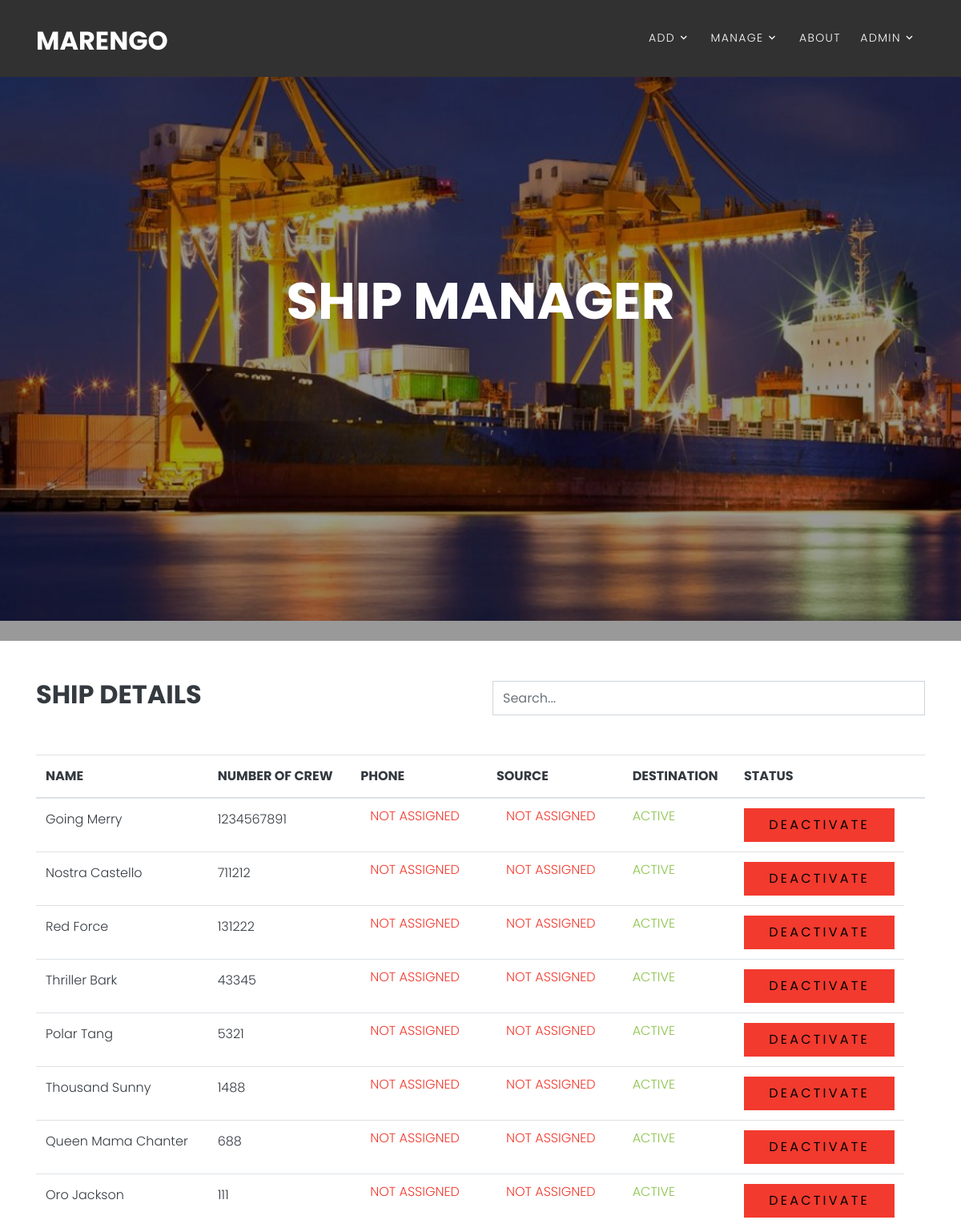
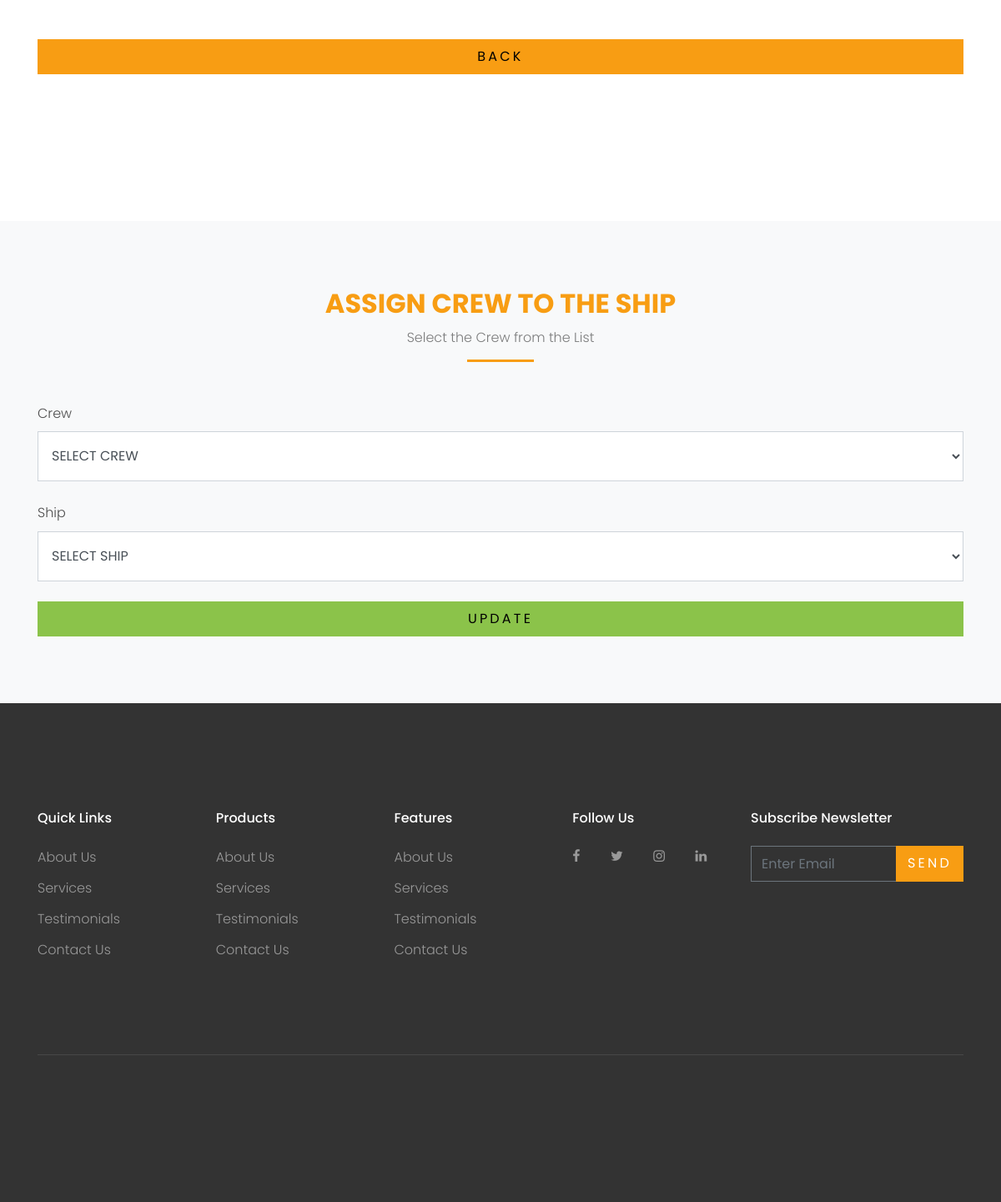
Page /shipManager (signed in) on the committed database (2 pictures, top to bottom).
### Home/models.py (models this page shows, shortened)
class Ship(models.Model):
    name = models.CharField(max_length=100)
    phone = models.CharField(max_length=15, default='')
    source = models.CharField(max_length=150, default='')
    destination = models.CharField(max_length=150, default='')
    status = models.BooleanField(default='1')
    role = models.CharField(max_length=100, default='ship')
    added_user = models.CharField(max_length=50, default='')

### Home/views.py (the view)
# urls.py: path('shipManager', shipManager, name='shipManager'),
@cache_control(no_cache=True, must_revalidate=True, no_store=True)
def shipManager(request):
    if 'id' in request.session:
        crew = Crew.objects.all()
        crewdrop = Crew.objects.filter(status = 1)
        ship = Ship.objects.all()
        shipdrop = Ship.objects.filter(status = 1)
        return render(request,'Ship/shipManager.html',{'crew' : crew, 'ship' : ship, 'crewdrop' : crewdrop, 'shipdrop' : shipdrop})
    return redirect('signinPage')

### templates/Ship/shipManager.html (shortened to what this page needs)
{% extends 'base.html' %}
{% load static %}
{% block content%}
{% include 'nav.html' %}
<div class="site-blocks-cover overlay" style="background-image: url(static/images/hero_bg_6.jpg);" data-aos="fade"
    data-stellar-background-ratio="0.5">
    <div class="container">
        <div class="row align-items-center justify-content-center text-center">
            <div class="col-md-8" data-aos="fade-up" data-aos-delay="400">
                <h1 class="text-white font-weight-light mb-5 text-uppercase font-weight-bold">SHIP MANAGER</h1>
            </div>
        </div>
    </div>
</div>
<div class="container mt-5 text-dark">
    <div class="row align-items-center justify-content-between">
        <div class="col-md-6">
            <h2><b>SHIP DETAILS</b></h2>
        </div>
        <div class="col-md-6">
            <div class="d-flex justify-content-end">
                <input type="text" id="searchInput" class="form-control" placeholder="Search...">
            </div>
        </div>
    </div>
    <div class="table-responsive mt-5 justify-content-center">
        <table class="table text-dark justify-content-center" id="detailsTable">
            <thead>
                <tr>
                    <th>NAME</th>
                    <th>NUMBER OF CREW</th>
                    <th>PHONE</th>
                    <th>SOURCE</th>
                    <th>DESTINATION</th>
                    <th>STATUS</th>
                    <th></th>
                </tr>
            </thead>
            <tbody>
                {% for i in ship %}
                <form id="translateForm" class="translator-form mt-5" action="{% url 'shipStatusUpdate' i.id %}"
                    method="post">
                    <tr class="{% cycle 'odd-row' 'even-row' %}">
                        <td>{{i.name}}</td>
                        <td>{{i.phone}}</td>
                        {% if not i.source %}
                        <td class="text-danger py-2 px-4">
                            NOT ASSIGNED
                        </td>
                        {% else %}
                        <td class="text-success py-2 px-4">
                            {{ i.source }}
                        </td>
                        {% endif %}
                        {% if not i.destination %}
                        <td class="text-danger py-2 px-4">
                            NOT ASSIGNED
                        </td>
                        {% else %}
                        <td class="text-success py-2 px-4">
                            {{ i.destination }}
                        </td>
                        {% endif %}
                        {% if i.status == 1 %}
                        <td class="text-success py-2">ACTIVE</td>
                        {% else %}
                        <td class="text-danger py-2">NOT ACTIVE</td>
                        {% endif %}
                        {% if i.status == 1 %}
                        <td>
                            <button type="submit"
                                class="btn btn-danger text-black py-2 px-4 btn-block">DEACTIVATE</button>
                        </td>
                        {% else %}
                        <td>
                            <button type="submit"
                                class="btn btn-success text-black py-2 px-4 btn-block">ACTVATE</button>
                        </td>
                        {% endif %}
                    </tr>
                </form>
                {% endfor %}
            </tbody>
        </table>
        <div class="form-group mt-5">
            <a href="{% url 'home' %}" class="btn btn-warning text-black py-2 px-4 btn-block"
                style="display: inline-block;">BACK</a>
        </div>
    </div>
</div>
<div class="site-section">
</div>
<div class="site-section bg-light">
    <div class="container">
        <div class="row justify-content-center mb-5">
            <div class="col-md-7 text-center border-primary">
                <h2 class="font-weight-light text-primary">ASSIGN CREW TO THE SHIP</h2>
                <p class="color-black-opacity-5">Select the Crew from the List</p>
            </div>
        </div>
        <form id="translateForm" class="translator-form mt-5" action="{% url 'addCrewToShip' %}" method="post">
            <div class="form-group mb-4">
                <label for="fq_email">Crew</label>
                <select class="form-control btn-block" id="crew" name="crew" required style="height: 60px;">
                    <option value="" selected disabled>SELECT CREW</option>
                </select>
            </div>
            <div class="form-group mb-4">
                <label for="fq_email">Ship</label>
                <select class="form-control btn-block" id="ship" name="ship" required style="height: 60px;">
                    <option value="" selected disabled>SELECT SHIP</option>
                </select>
            </div>
            <button type="submit" class="btn btn-success text-black py-2 px-4 btn-block">UPDATE</button>
        </form>
    </div>
</div>
{% include 'footer.html' %}
{% endblock %}

### static/css/style.css (style rules this page uses)
body { line-height: 1.7; color: #4d4d4d; font-weight: 300; font-size: 1rem; }
a { -webkit-transition: .3s all ease; -o-transition: .3s all ease; transition: .3s all ease; }
h1, h2, h3, h4, h5, .h1, .h2, .h3, .h4, .h5 { font-family: "Poppins", -apple-system, BlinkMacSystemFont, "Segoe UI", Roboto, "Helvetica Neue", Arial, sans-serif, "Apple Color Emoji", "Segoe UI Emoji", "Segoe UI Symbol", "Noto Color Emoji"; }
.text-black { color: #000 !important; }
.color-black-opacity-5 { color: rgba(0, 0, 0, 0.5); }
.btn { text-transform: uppercase; letter-spacing: .2em; border-radius: 0; }
.form-control { height: 43px; border-radius: 0; }
.site-section { padding: 2.5em 0; }
@media (min-width: 768px) { .site-section { padding: 5em 0; } }
.site-blocks-cover { background-size: cover; background-repeat: no-repeat; background-position: top; background-position: center center; }
.site-blocks-cover.overlay { position: relative; }
.site-blocks-cover.overlay:before { position: absolute; content: ""; left: 0; bottom: 0; right: 0; top: 0; background: rgba(0, 0, 0, 0.4); }
.site-blocks-cover, .site-blocks-cover .row { min-height: 600px; height: calc(100vh); }
.site-blocks-cover h1 { font-size: 4rem; font-weight: 900; color: #fff; }
.bg-light { background: #ccc; }
.border-primary { position: relative; }
.border-primary h2 { text-transform: uppercase; font-weight: 700 !important; }
.border-primary:after { position: absolute; content: ""; bottom: 0; width: 80px; height: 3px; background: #f89d13; }
.border-primary.text-center:after { left: 50%; -webkit-transform: translateX(-50%); -ms-transform: translateX(-50%); transform: translateX(-50%); }

### rows in the picture
Ship: name "Going Merry", phone "1234567891", source "NOT ASSIGNED", destination "NOT ASSIGNED", status "ACTIVE"
Ship: name "Nostra Castello", phone "711212", source "NOT ASSIGNED", destination "NOT ASSIGNED", status "ACTIVE"
Ship: name "Red Force", phone "131222", source "NOT ASSIGNED", destination "NOT ASSIGNED", status "ACTIVE"
Ship: name "Thriller Bark", phone "43345", source "NOT ASSIGNED", destination "NOT ASSIGNED", status "ACTIVE"
Ship: name "Polar Tang", phone "5321", source "NOT ASSIGNED", destination "NOT ASSIGNED", status "ACTIVE"
Ship: name "Thousand Sunny", phone "1488", source "NOT ASSIGNED", destination "NOT ASSIGNED", status "ACTIVE"
Ship: name "Queen Mama Chanter", phone "688", source "NOT ASSIGNED", destination "NOT ASSIGNED", status "ACTIVE"
Ship: name "Oro Jackson", phone "111", source "NOT ASSIGNED", destination "NOT ASSIGNED", status "ACTIVE"

### other values in the picture
{{ request.session.name }} "ADMIN"
